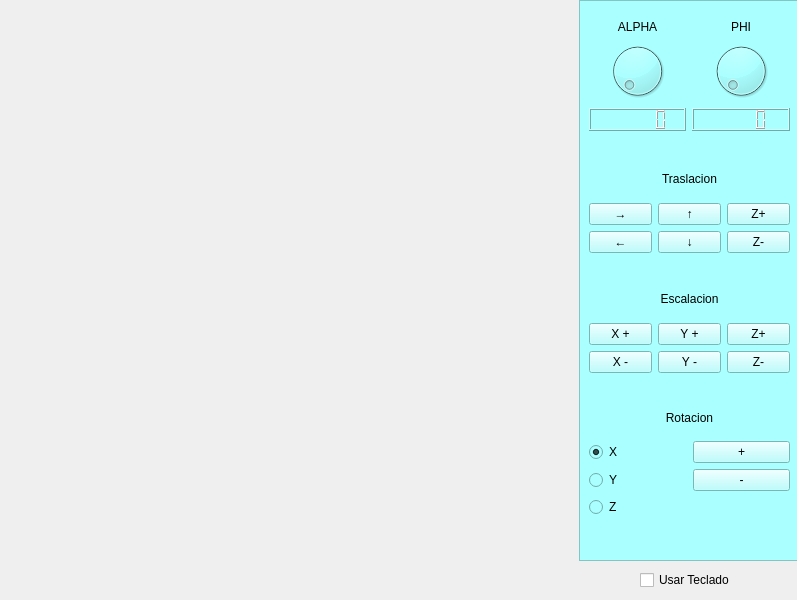
<?xml version="1.0" encoding="UTF-8"?>
<ui version="4.0">
 <class>Widget</class>
 <widget class="QWidget" name="Widget">
  <property name="geometry">
   <rect>
    <x>0</x>
    <y>0</y>
    <width>797</width>
    <height>600</height>
   </rect>
  </property>
  <property name="windowTitle">
   <string>3D</string>
  </property>
  <widget class="QFrame" name="frame">
   <property name="geometry">
    <rect>
     <x>579</x>
     <y>0</y>
     <width>221</width>
     <height>561</height>
    </rect>
   </property>
   <property name="styleSheet">
    <string notr="true">background-color: rgb(170, 255, 255);</string>
   </property>
   <property name="frameShape">
    <enum>QFrame::StyledPanel</enum>
   </property>
   <property name="frameShadow">
    <enum>QFrame::Raised</enum>
   </property>
   <widget class="QWidget" name="gridLayoutWidget">
    <property name="geometry">
     <rect>
      <x>10</x>
      <y>20</y>
      <width>201</width>
      <height>111</height>
     </rect>
    </property>
    <layout class="QGridLayout" name="gridLayout">
     <item row="0" column="0">
      <widget class="QLabel" name="label">
       <property name="styleSheet">
        <string notr="true">font: 8pt &quot;Impact&quot;;</string>
       </property>
       <property name="text">
        <string>ALPHA</string>
       </property>
       <property name="alignment">
        <set>Qt::AlignCenter</set>
       </property>
      </widget>
     </item>
     <item row="2" column="0">
      <widget class="QLCDNumber" name="lcdAlpha">
       <property name="frameShape">
        <enum>QFrame::Box</enum>
       </property>
       <property name="smallDecimalPoint">
        <bool>true</bool>
       </property>
      </widget>
     </item>
     <item row="1" column="0">
      <widget class="QDial" name="dialAplha">
       <property name="maximum">
        <number>360</number>
       </property>
      </widget>
     </item>
     <item row="1" column="1">
      <widget class="QDial" name="dialPhi">
       <property name="maximum">
        <number>360</number>
       </property>
      </widget>
     </item>
     <item row="0" column="1">
      <widget class="QLabel" name="label_2">
       <property name="styleSheet">
        <string notr="true">font: 8pt &quot;Impact&quot;;</string>
       </property>
       <property name="text">
        <string>PHI</string>
       </property>
       <property name="alignment">
        <set>Qt::AlignCenter</set>
       </property>
      </widget>
     </item>
     <item row="2" column="1">
      <widget class="QLCDNumber" name="lcdPhi"/>
     </item>
    </layout>
   </widget>
   <widget class="QWidget" name="gridLayoutWidget_2">
    <property name="geometry">
     <rect>
      <x>10</x>
      <y>160</y>
      <width>201</width>
      <height>93</height>
     </rect>
    </property>
    <layout class="QGridLayout" name="gridLayout_2">
     <item row="1" column="1">
      <widget class="QPushButton" name="pushButtonArriba">
       <property name="styleSheet">
        <string notr="true">font: 8pt &quot;Impact&quot;;</string>
       </property>
       <property name="text">
        <string>↑</string>
       </property>
      </widget>
     </item>
     <item row="2" column="0">
      <widget class="QPushButton" name="pushButtonIzquierda">
       <property name="styleSheet">
        <string notr="true">font: 8pt &quot;Impact&quot;;</string>
       </property>
       <property name="text">
        <string>←</string>
       </property>
      </widget>
     </item>
     <item row="2" column="1">
      <widget class="QPushButton" name="pushButtonAbajo">
       <property name="styleSheet">
        <string notr="true">font: 8pt &quot;Impact&quot;;</string>
       </property>
       <property name="text">
        <string>↓</string>
       </property>
      </widget>
     </item>
     <item row="1" column="0">
      <widget class="QPushButton" name="pushButtonDerecha">
       <property name="styleSheet">
        <string notr="true">font: 8pt &quot;Impact&quot;;</string>
       </property>
       <property name="text">
        <string>→</string>
       </property>
      </widget>
     </item>
     <item row="2" column="2">
      <widget class="QPushButton" name="pushButtonZMenos">
       <property name="styleSheet">
        <string notr="true">font: 8pt &quot;Impact&quot;;</string>
       </property>
       <property name="text">
        <string>Z-</string>
       </property>
      </widget>
     </item>
     <item row="1" column="2">
      <widget class="QPushButton" name="pushButtonZMas">
       <property name="styleSheet">
        <string notr="true">font: 8pt &quot;Impact&quot;;</string>
       </property>
       <property name="text">
        <string>Z+</string>
       </property>
      </widget>
     </item>
     <item row="0" column="0" colspan="3">
      <widget class="QLabel" name="label_4">
       <property name="styleSheet">
        <string notr="true">font: 8pt &quot;Impact&quot;;</string>
       </property>
       <property name="text">
        <string>Traslacion</string>
       </property>
       <property name="alignment">
        <set>Qt::AlignCenter</set>
       </property>
      </widget>
     </item>
    </layout>
   </widget>
   <widget class="QWidget" name="gridLayoutWidget_3">
    <property name="geometry">
     <rect>
      <x>10</x>
      <y>280</y>
      <width>201</width>
      <height>93</height>
     </rect>
    </property>
    <layout class="QGridLayout" name="gridLayout_4">
     <item row="1" column="0">
      <widget class="QPushButton" name="pushButtonDerecha_3">
       <property name="styleSheet">
        <string notr="true">font: 8pt &quot;Impact&quot;;</string>
       </property>
       <property name="text">
        <string>X +</string>
       </property>
      </widget>
     </item>
     <item row="1" column="2">
      <widget class="QPushButton" name="pushButtonZMas_3">
       <property name="styleSheet">
        <string notr="true">font: 8pt &quot;Impact&quot;;</string>
       </property>
       <property name="text">
        <string>Z+</string>
       </property>
      </widget>
     </item>
     <item row="2" column="2">
      <widget class="QPushButton" name="pushButtonZMenos_3">
       <property name="styleSheet">
        <string notr="true">font: 8pt &quot;Impact&quot;;</string>
       </property>
       <property name="text">
        <string>Z-</string>
       </property>
      </widget>
     </item>
     <item row="2" column="0">
      <widget class="QPushButton" name="pushButtonIzquierda_3">
       <property name="styleSheet">
        <string notr="true">font: 8pt &quot;Impact&quot;;</string>
       </property>
       <property name="text">
        <string>X -</string>
       </property>
      </widget>
     </item>
     <item row="2" column="1">
      <widget class="QPushButton" name="pushButtonAbajo_3">
       <property name="styleSheet">
        <string notr="true">font: 8pt &quot;Impact&quot;;</string>
       </property>
       <property name="text">
        <string>Y -</string>
       </property>
      </widget>
     </item>
     <item row="1" column="1">
      <widget class="QPushButton" name="pushButtonArriba_3">
       <property name="styleSheet">
        <string notr="true">font: 8pt &quot;Impact&quot;;</string>
       </property>
       <property name="text">
        <string>Y +</string>
       </property>
      </widget>
     </item>
     <item row="0" column="0" colspan="3">
      <widget class="QLabel" name="label_3">
       <property name="styleSheet">
        <string notr="true">font: 8pt &quot;Impact&quot;;</string>
       </property>
       <property name="text">
        <string>Escalacion</string>
       </property>
       <property name="alignment">
        <set>Qt::AlignCenter</set>
       </property>
      </widget>
     </item>
    </layout>
   </widget>
   <widget class="QWidget" name="gridLayoutWidget_5">
    <property name="geometry">
     <rect>
      <x>10</x>
      <y>400</y>
      <width>201</width>
      <height>117</height>
     </rect>
    </property>
    <layout class="QGridLayout" name="gridLayout_6">
     <item row="1" column="1">
      <widget class="QPushButton" name="pushButton">
       <property name="styleSheet">
        <string notr="true">font: 8pt &quot;Impact&quot;;</string>
       </property>
       <property name="text">
        <string>+</string>
       </property>
      </widget>
     </item>
     <item row="0" column="0" colspan="2">
      <widget class="QLabel" name="label_5">
       <property name="styleSheet">
        <string notr="true">font: 8pt &quot;Impact&quot;;</string>
       </property>
       <property name="text">
        <string>Rotacion</string>
       </property>
       <property name="alignment">
        <set>Qt::AlignCenter</set>
       </property>
      </widget>
     </item>
     <item row="2" column="1">
      <widget class="QPushButton" name="pushButton_2">
       <property name="styleSheet">
        <string notr="true">font: 8pt &quot;Impact&quot;;</string>
       </property>
       <property name="text">
        <string>-</string>
       </property>
      </widget>
     </item>
     <item row="3" column="0">
      <widget class="QRadioButton" name="radioButtonZ">
       <property name="styleSheet">
        <string notr="true">font: 8pt &quot;Impact&quot;;</string>
       </property>
       <property name="text">
        <string>Z</string>
       </property>
      </widget>
     </item>
     <item row="2" column="0">
      <widget class="QRadioButton" name="radioButtonY">
       <property name="cursor">
        <cursorShape>PointingHandCursor</cursorShape>
       </property>
       <property name="styleSheet">
        <string notr="true">font: 8pt &quot;Impact&quot;;</string>
       </property>
       <property name="text">
        <string>Y</string>
       </property>
      </widget>
     </item>
     <item row="1" column="0">
      <widget class="QRadioButton" name="radioButtonX">
       <property name="cursor">
        <cursorShape>PointingHandCursor</cursorShape>
       </property>
       <property name="styleSheet">
        <string notr="true">font: 8pt &quot;Impact&quot;;</string>
       </property>
       <property name="text">
        <string>X</string>
       </property>
       <property name="checked">
        <bool>true</bool>
       </property>
       <property name="autoExclusive">
        <bool>true</bool>
       </property>
      </widget>
     </item>
    </layout>
   </widget>
  </widget>
  <widget class="QCheckBox" name="checkBox">
   <property name="geometry">
    <rect>
     <x>640</x>
     <y>570</y>
     <width>106</width>
     <height>20</height>
    </rect>
   </property>
   <property name="styleSheet">
    <string notr="true">font: 8pt &quot;Impact&quot;;</string>
   </property>
   <property name="text">
    <string>Usar Teclado</string>
   </property>
  </widget>
 </widget>
 <resources/>
 <connections>
  <connection>
   <sender>dialAplha</sender>
   <signal>valueChanged(int)</signal>
   <receiver>lcdAlpha</receiver>
   <slot>display(int)</slot>
   <hints>
    <hint type="sourcelabel">
     <x>653</x>
     <y>84</y>
    </hint>
    <hint type="destinationlabel">
     <x>652</x>
     <y>116</y>
    </hint>
   </hints>
  </connection>
  <connection>
   <sender>dialPhi</sender>
   <signal>valueChanged(int)</signal>
   <receiver>lcdPhi</receiver>
   <slot>display(int)</slot>
   <hints>
    <hint type="sourcelabel">
     <x>718</x>
     <y>73</y>
    </hint>
    <hint type="destinationlabel">
     <x>728</x>
     <y>122</y>
    </hint>
   </hints>
  </connection>
 </connections>
</ui>
